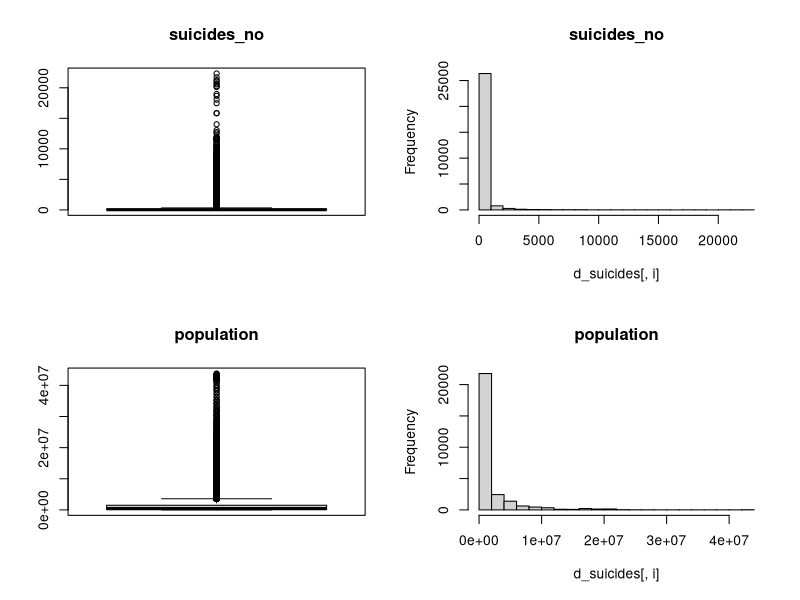
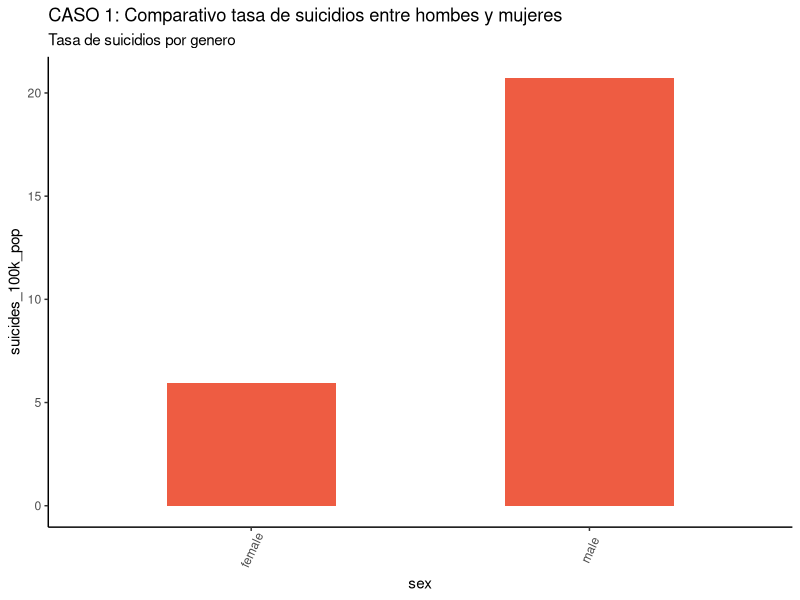
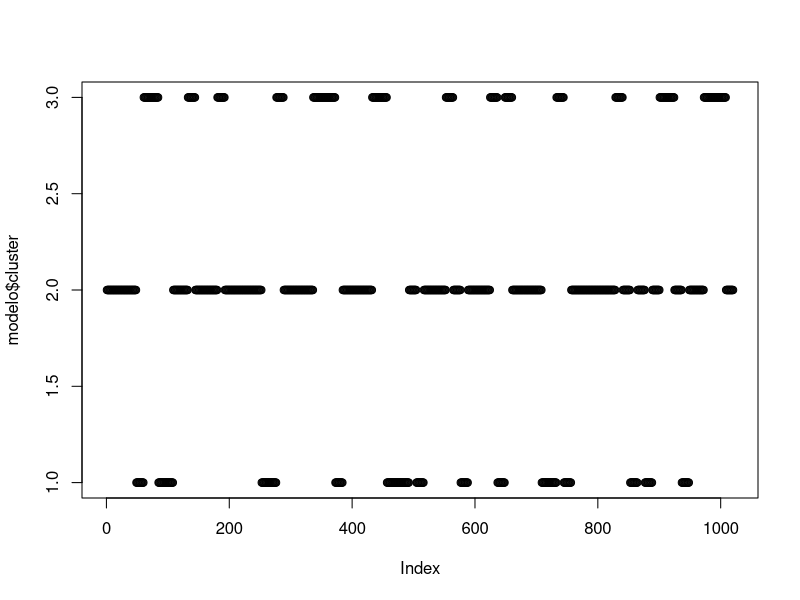
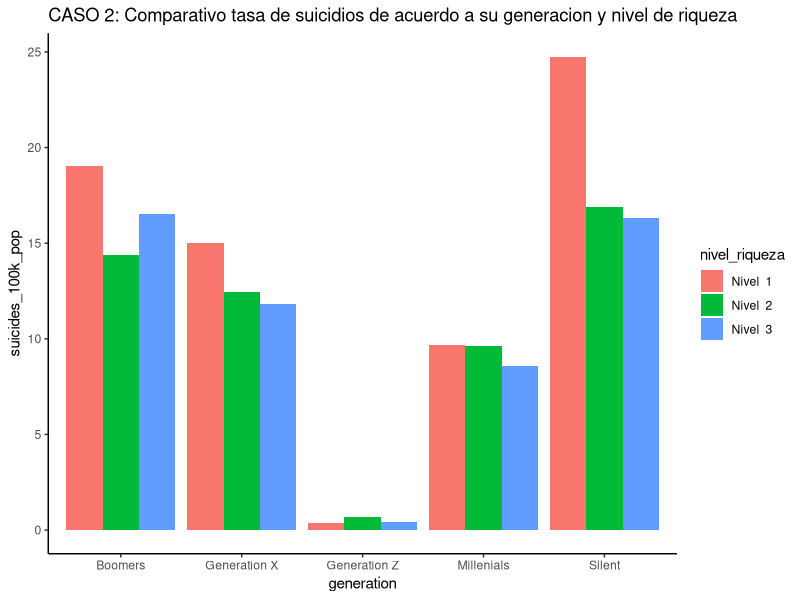
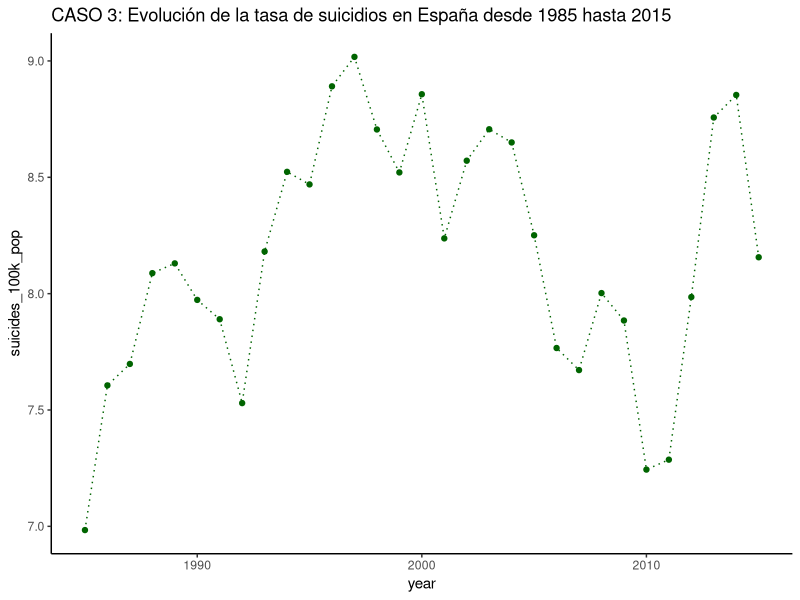
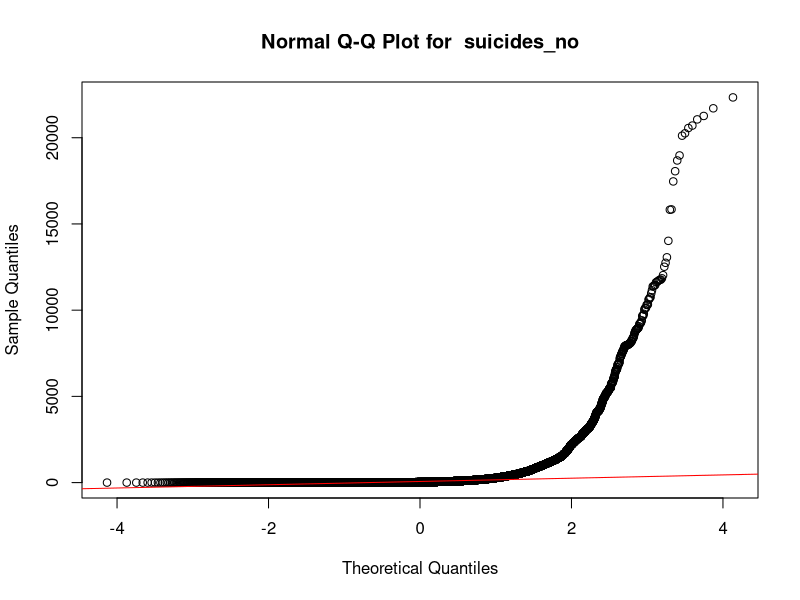
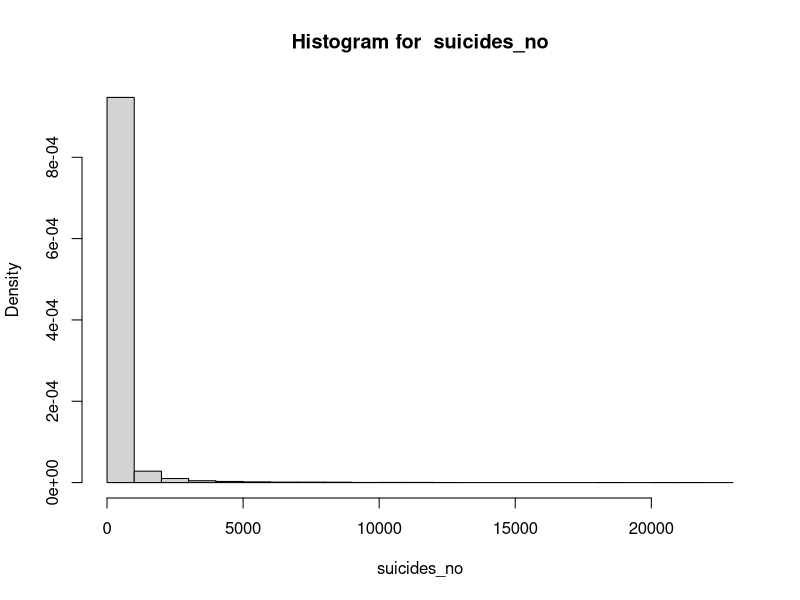
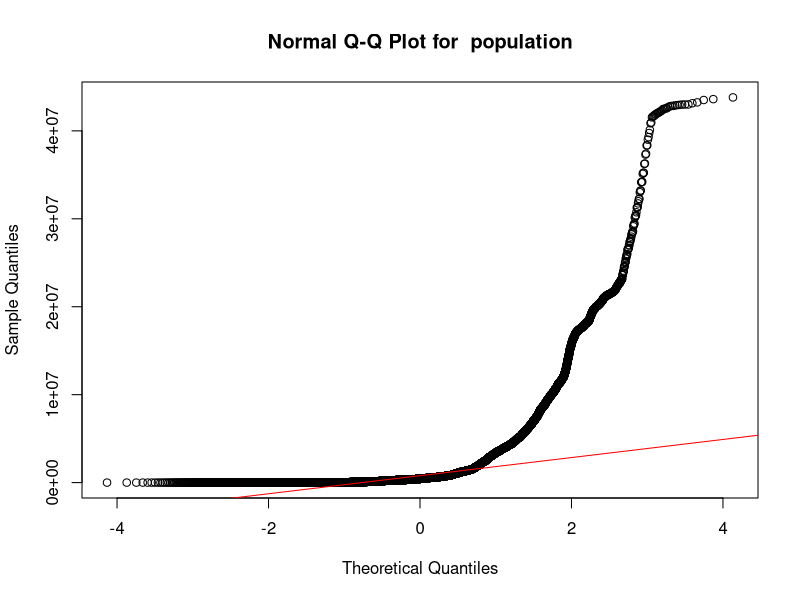

Write R code to recreate these figures, in order.
## ---- chunk 1
knitr::opts_chunk$set(echo = TRUE)
## ---- chunk 2
# Tipología y ciclo de vida de los datos - Práctica 2
# Autores: Gabriel Paladines y Jaime Pardo
# Dataset: https://www.kaggle.com/rushirdx/suicide-rates-from-1986-to-2016/data
library(dplyr)
library(knitr)
library(ggplot2)
library(stats)

# Lectura de datos
data <- read.csv("../data/suicide.csv", header = TRUE, sep = ",", quote="\"", dec=".",fill = TRUE)
dim(data) 
# Tenemos 27820 observaciones y un total de 12 variables. Entre otras:
# La variable sex tiene dos clases: female y male, ambas con la misma cantidad de registros.
# La variable age tiene 6 clases, todas ellas con la misma cantidad de registros.
# La variable generation tiene 6 clases con diferente cantidad de registros.
summary(data)
# Tipos de datos
str(data)
res <- sapply(data,class)
kable(data.frame(variables=names(res),clase=as.vector(res)))

## ---- chunk 3
# Eliminar columnas
d_suicides <- select(data, -HDI.for.year, -country.year)
str(d_suicides)
## ---- chunk 4

colSums(is.na(d_suicides))
colSums(d_suicides=="")
colSums(d_suicides=="0")

## ---- chunk 5
# Análisis mediante diagramas de cajas e histogramas
par(mfrow=c(2,2))
cols <- c("suicides_no","population")
for(i in cols) {
  if (is.integer(d_suicides[,i])){
    boxplot(d_suicides[,i], main = i, width = 100)
    hist(d_suicides[,i], main = i)
  }
}


par(mfrow=c(2,2))
cols <- c("sex","age","generation")
for (i in cols){
  if (is.factor(d_suicides[,i])){
    counts <- table(d_suicides[,i])
    barplot(counts,main=paste("Distribution of ", i), 
            xlab=i)
  }
}
## ---- chunk 6
df  <- d_suicides %>% select(sex, suicides_no, population)
df[2:3] <- lapply(df[2:3], as.numeric)
report_case1 <- df %>%
  group_by(sex) %>%
  summarise_all(funs(sum)) %>%
  mutate(suicides_100k_pop = suicides_no / population * 100000)
head(report_case1)
theme_set(theme_classic())
par(mfrow=c(1,1))
g_case1 <- ggplot(report_case1, aes(sex,suicides_100k_pop)) + geom_bar(stat="identity", width = 0.5, fill="tomato2") + 
  labs(title="CASO 1: Comparativo tasa de suicidios entre hombes y mujeres", 
       subtitle="Tasa de suicidios por genero") +
  theme(axis.text.x = element_text(angle=65, vjust=0.6))

g_case1

## ---- chunk 7
suicides_2008 <- filter(d_suicides, year=='2008')

modelo <- kmeans(suicides_2008$gdp_per_capita...., centers = 3)
modelo
modelo$cluster
par(mfrow=c(1,1))
plot(modelo$cluster)

suicides_2008$nivel_riqueza <- modelo$cluster
head(suicides_2008)

report_case2 <- tibble()

for (idx in (1:3)) {
  suicides_2008_riqueza <- filter(suicides_2008, nivel_riqueza==idx)
  df  <- suicides_2008_riqueza %>% select(generation, suicides_no, population)
  
  df[2:3] <- lapply(df[2:3], as.numeric)
  report <- df %>%
    group_by(generation) %>%
    summarise_all(funs(sum)) %>%
    mutate(suicides_100k_pop = suicides_no / population * 100000) %>%
    mutate(nivel_riqueza= paste("Nivel ", idx))
  
  print(paste("Nivel de Riqueza ", idx))
  print(report)
  report_case2 <- rbind(report_case2, report)
}

head(report_case2)

g_case2 <- ggplot(report_case2, aes(fill=nivel_riqueza,y=suicides_100k_pop,x=generation)) + geom_bar(position="dodge", stat="identity") + 
  labs(title="CASO 2: Comparativo tasa de suicidios de acuerdo a su generacion y nivel de riqueza")
g_case2
## ---- chunk 8
suicides_spain <- select(data, country, year, suicides_no, population)
suicides_spain <- filter(d_suicides, country=='Spain')
df  <- suicides_spain %>% select(year, suicides_no, population)
df[2:3] <- lapply(df[2:3], as.numeric)
report_case3 <- df %>%
  group_by(year) %>%
  summarise_all(funs(sum)) %>%
  mutate(suicides_100k_pop = suicides_no / population * 100000)
head(report_case3)
par(mfrow=c(1,1))
g_case3 <- ggplot(report_case3, aes(x=year,y=suicides_100k_pop)) + geom_line(stat="identity", color="darkgreen", linetype="dotted") + 
  labs(title="CASO 3: Evolución de la tasa de suicidios en España desde 1985 hasta 2015") +
  geom_point(color="darkgreen")
g_case3

## ---- chunk 9
# Análisis de normalidad

par(mfrow=c(1,1))
cols <- c("suicides_no", "population")
for (i in cols){
  qqnorm(d_suicides[,i],main = paste("Normal Q-Q Plot for ", i))
  qqline(d_suicides[,i],col="red")
  hist(d_suicides[,i], 
       main=paste("Histogram for ", i), 
       xlab=i, freq = FALSE)
}

## ---- chunk 10

## ---- chunk 11
par(mfrow=c(2,2))
report_case1
g_case1
report_case2
g_case2
report_case3
g_case3
## ---- chunk 12

